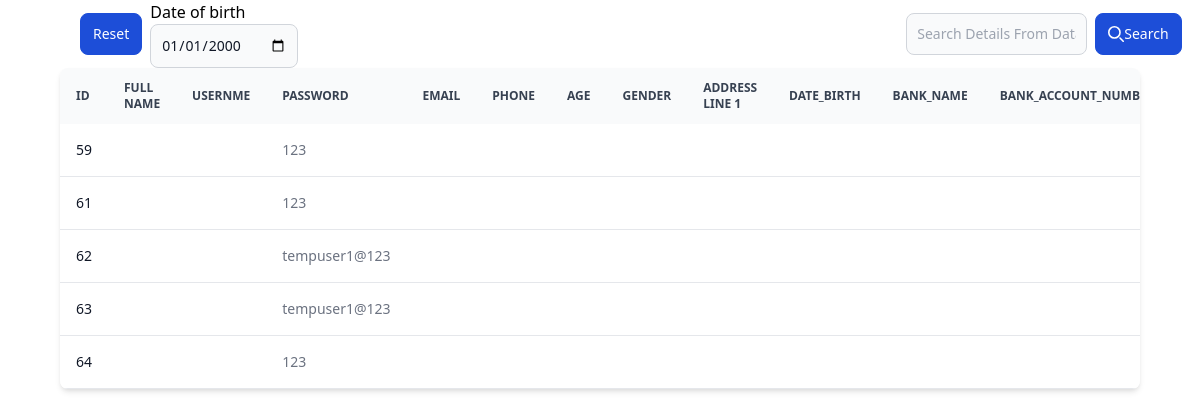
The page /testFiles/update.php (signed in) on the database its author committed.
### tables this page shows
CREATE TABLE `user_info` (
  `id` int NOT NULL AUTO_INCREMENT,
  `user_name` varchar(45) DEFAULT NULL,
  `password` varchar(45) DEFAULT NULL,
  `mobile_no` varchar(45) DEFAULT NULL,
  `emai_id` varchar(45) DEFAULT NULL,
  `effective_from_date` varchar(45) DEFAULT NULL,
  `effective_to_date` varchar(45) DEFAULT NULL,
  `membership_id` varchar(45) DEFAULT NULL,
  `description` varchar(45) DEFAULT NULL,
  `days` varchar(45) DEFAULT NULL,
  PRIMARY KEY (`id`),
  UNIQUE KEY `user_name_UNIQUE` (`user_name`)
);

### testFiles/update.php (the view, shortened to what this page needs)
<?php
include("db.php");
$sql = "SELECT * from user_info ";
$result = mysqli_query($con, $sql);
$isEditable = false;
?>
<!DOCTYPE html>
<html lang="en">
<head>
    <link href="https://cdn.jsdelivr.net/npm/tailwindcss@2.0.4/dist/tailwind.min.css" rel="stylesheet">
</head>
<body>
    <div>
        <form class="flex items-center   mx-auto w-full" method="POST">
            <button type="submit" name="reset_button" class="inline-flex mr-2 ml-20 items-center py-2.5 px-3 ms-2 text-sm font-medium text-white bg-blue-700 rounded-lg border border-blue-700 hover:bg-blue-800 focus:ring-4 focus:outline-none focus:ring-blue-300 dark:bg-blue-600 dark:hover:bg-blue-700 dark:focus:ring-blue-800">
                Reset
            </button>
            <div class="relative   mr-2">
                <label for=""> Date of birth</label>
                <input type="date" name="search_date" class="bg-gray-50 border border-gray-300 text-gray-900 text-sm rounded-lg focus:ring-blue-500 focus:border-blue-500 block w-full ps-10 p-2.5  dark:bg-gray-700 dark:border-gray-600 dark:placeholder-gray-400 dark:text-white dark:focus:ring-blue-500 dark:focus:border-blue-500" value="2000-01-01" placeholder="Search Details From Database..." />
            </div>
            <div class="relative  mr-2" style="margin-left: 50vw;">
                <input type="text" name="search_query" class="bg-gray-50 w-5 border border-gray-300 text-gray-900 text-sm rounded-lg focus:ring-blue-500 focus:border-blue-500 block w-full ps-10 p-2.5  dark:bg-gray-700 dark:border-gray-600 dark:placeholder-gray-400 dark:text-white dark:focus:ring-blue-500 dark:focus:border-blue-500" placeholder="Search Details From Database..." style="width: 181px;" />
            </div>
            <button type="submit" name="search_button" class="inline-flex items-center py-2.5 px-3 ms-2 text-sm font-medium text-white bg-blue-700 rounded-lg border border-blue-700 hover:bg-blue-800 focus:ring-4 focus:outline-none focus:ring-blue-300 dark:bg-blue-600 dark:hover:bg-blue-700 dark:focus:ring-blue-800">
                <svg class="w-4 h-4 me-2" aria-hidden="true" xmlns="http://www.w3.org/2000/svg" fill="none" viewBox="0 0 20 20">
                    <path stroke="currentColor" stroke-linecap="round" stroke-linejoin="round" stroke-width="2" d="m19 19-4-4m0-7A7 7 0 1 1 1 8a7 7 0 0 1 14 0Z" />
                </svg>Search
            </button>
        </form>
    </div>
    <div class="relative overflow-x-auto shadow-md mx-auto sm:rounded-lg " style="width:90%">
        <table class=" text-sm text-left rtl:text-right text-gray-500 dark:text-gray-400"">
            <thead class=" text-xs text-gray-700 uppercase bg-gray-50 dark:bg-gray-700 dark:text-gray-400">
            <tr>
                <th scope="col" class="px-4 py-3">
                    id
                </th>
                <th scope="col" class="px-4 py-3">
                    full name
                </th>
                <th scope="col" class="px-4 py-3">
                    usernme
                </th>
                <th scope="col" class="px-4 py-3">
                    password
                </th>
                <th scope="col" class="px-4 py-3">
                    email
                </th>
                <th scope="col" class="px-4 py-3">
                    phone
                </th>
                <th scope="col" class="px-4 py-3">
                    age
                </th>
                <th scope="col" class="px-4 py-3">
                    gender
                </th>
                <th scope="col" class="px-4 py-3">
                    address line 1
                </th>
                <th scope="col" class="px-4 py-3">
                    date_birth
                </th>
                <th scope="col" class="px-4 py-3">
                    bank_name
                </th>
                <th scope="col" class="px-4 py-3">
                    bank_account_number
                </th>
            </tr>
            </thead>
            <tbody>
                <form action="#" method="POST">
                <?php
if (mysqli_num_rows($result) > 0) {
    while ($row = mysqli_fetch_assoc($result)) {
        echo '
        <tr class="bg-white border-b dark:bg-gray-800 dark:border-gray-700">
                    <th id=1 scope="row" class="px-4 py-4 font-medium text-gray-900 whitespace-nowrap dark:text-white">
                       ' . ($isEditable ? "<input  class='disabled' name='user_id' disabled style='max-width:80px'  margin-left:0' value=" . $row["id"] . ">" : $row["id"]) . '
                    </th>
                    <td class=px-4 py-4 ">
                       ' . ($isEditable ? "<input  name='fullname' disabled style='max-width:80px'  margin-left:0' value=" . $row["fullname"] . ">" : $row["fullname"]) . '
                    </td>
                    <td  class="px-4 py-4">
                         ' . ($isEditable ? "<input name='username' disabled id='2' style='max-width:80px; margin-left:0' value=" . $row["username"] . ">" : $row["username"]) . '
                    </td>
                     <td class="px-4 py-4">
                         ' . ($isEditable ? "<input name='password' class='formInputData' disabled style='max-width:80px; margin-left:0' value=" . $row["password"] . ">" : $row["password"]) . '
                    </td>
                    <td class="px-4 py-4">
                        ' . ($isEditable ? "<input class='formInputData' name='email' disabled  style='max-width:80px; margin-left:0' value=" . $row["user_email"] . ">" : $row["user_email"]) . '
                    </td>
                    <td class="px-4 py-4">
                        ' . ($isEditable ? "<input class='formInputData' name='phone_number' disabled style='max-width:80px'  margin-left:0' value=" . $row["user_phoneNumber"] . ">" : $row["user_phoneNumber"]) . '
                    </td>
                    <td class="px-4 py-4">
                        ' . ($isEditable ? "<input class='formInputData' name='age' disabled style='max-width:80px'  margin-left:0' value=" . $row["age"] . ">" : $row["age"]) . '
                    </td>
                    <td class="px-4 py-4">
                        ' . ($isEditable ? "<input class='formInputData' name='gender' disabled style='max-width:80px'  margin-left:0' value=" . $row["gender"] . ">" : $row["gender"]) . '
                    </td>
                    <td class="px-4 py-4">
                        ' . ($isEditable ? "<input class='formInputData' name='addresline_1' disabled style='max-width:80px'  margin-left:0' value=" . $row["address_line_1"] . ">" : $row["address_line_1"]) . '
                    </td>
                     <td class="px-4 py-4">
                        ' . ($isEditable ? "<input class='formInputData' name='dob' disabled style='max-width:80px'  margin-left:0' value=" . $row["date_birth"] . ">" :  $row["date_birth"]) . '
                    </td>
                     <td class="px-4 py-4">
                         ' . ($isEditable ? "<input class='formInputData' name='bank_name' disabled style='max-width:80px'  margin-left:0' value=" . $row["bank_name"] . ">" : $row["bank_name"]) . '
                    </td> <td class="px-4 py-4">
                        ' . ($isEditable ? "<input class='formInputData' name='bank_account_number' disabled style='max-width:80px'  margin-left:0' value=" . $row["bank_account_number"] . ">" : $row["bank_account_number"]) . '
                    </td> <td class="px-4 py-4">
                         ' . ($isEditable ? "<input class='formInputData' name='bank_ifsc' disabled style='max-width:80px'  margin-left:0' value=" . $row["bank_IFSC_code"] . ">" : $row["bank_IFSC_code"]) . '
                    </td>
                        ' . ($isEditable ? "<input class='formInputData' name='branch_name' disabled style='max-width:80px'  margin-left:0' value=" . $row["bank_branch_name"] . ">" : $row["bank_branch_name"]) . '
                        ' . ($isEditable ? "<input class='formInputData' name='year' disabled style='max-width:80px'  margin-left:0' value=" . $row["Year"] . ">" : $row["Year"]) . '
                        ' . ($isEditable ? "<input class='formInputData' name='pan_card' disabled style='max-width:80px'  margin-left:0' value=" . $row["pan_card_required"] . ">" : $row["pan_card_required"]) . '
                        ' . ($isEditable ? "<input class='formInputData' name='adhaar_card' disabled style='max-width:80px'  margin-left:0' value=" . $row["adhaar_number"] . ">" : $row["adhaar_number"]) . '
                        ' . ($isEditable ? "<input class='formInputData' name='category' disabled style='max-width:80px'  margin-left:0' value=" . $row["category"] . ">" :  $row["category"]) . '
                        ' . ($isEditable ? "<input class='formInputData' name='membership' disabled style='max-width:80px'  margin-left:0' value=" . $row["membership"] . ">" :  $row["membership"]) . '
                        ' . ($isEditable ? "<input class='formInputData' name='company_name' disabled style='max-width:80px'  margin-left:0' value=" . $row["name_of_company"] . ">" : $row["name_of_company"]) . '
                        ' . ($isEditable ? "<input class='formInputData' name='addresline_2' disabled style='max-width:80px'  margin-left:0' value=" . $row["address_line_2"] . ">" : $row["address_line_2"]) . '
                        ' . ($isEditable ? "<input class='formInputData' name='landmark' disabled style='max-width:80px'  margin-left:0' value=" . $row["landmark"] . ">" : $row["landmark"]) . '
                        ' . ($isEditable ? "<input class='formInputData' name='area' disabled style='max-width:80px'  margin-left:0' value=" . $row["area"] . ">" : $row["area"]) . '
                        ' . ($isEditable ? "<input class='formInputData' name='pincode' disabled style='max-width:80px'  margin-left:0' value=" . $row["pincode"] . ">" :  $row["pincode"]) . '
                        ' . ($isEditable ? "<input class='formInputData' name='total_amount' disabled style='max-width:80px'  margin-left:0' value=" . $row["total_amount_due"] . ">" :  $row["total_amount_due"]) . '
                        ' . ($isEditable ? "<input class='formInputData' name='amount_recieved' disabled style='max-width:80px'  margin-left:0' value=" . $row["total_amount_received"] . ">" :  $row["total_amount_received"]) . '
                        ' . ($isEditable ? "<input class='formInputData'  disabled style='max-width:80px'  margin-left:0' value=" . $row["membership_renewed"] . ">" : $row["membership_renewed"]) . '
                        ' . ($isEditable ? "<input class='formInputData' name='user_type' disabled style='max-width:80px'  margin-left:0' value=" . $row["user_type"] . ">" : $row["user_type"]) . '
                    <a onclick ="enableItem(event,rowId' . $row["id"] . ')" class="font-medium text-blue-600 dark:text-blue-500 hover:underline">Edit</a>
                    ' . $row[""] . '
                      </tr>
                      ';
                        }
                    }
                    ?>
            </tbody>
        </table>
    </div>
</body>
</html>

### rows shown on the page
user_info: id "59", password "123"
user_info: id "61", password "123"
user_info: id "62", password "tempuser1@123"
user_info: id "63", password "tempuser1@123"
user_info: id "64", password "123"
